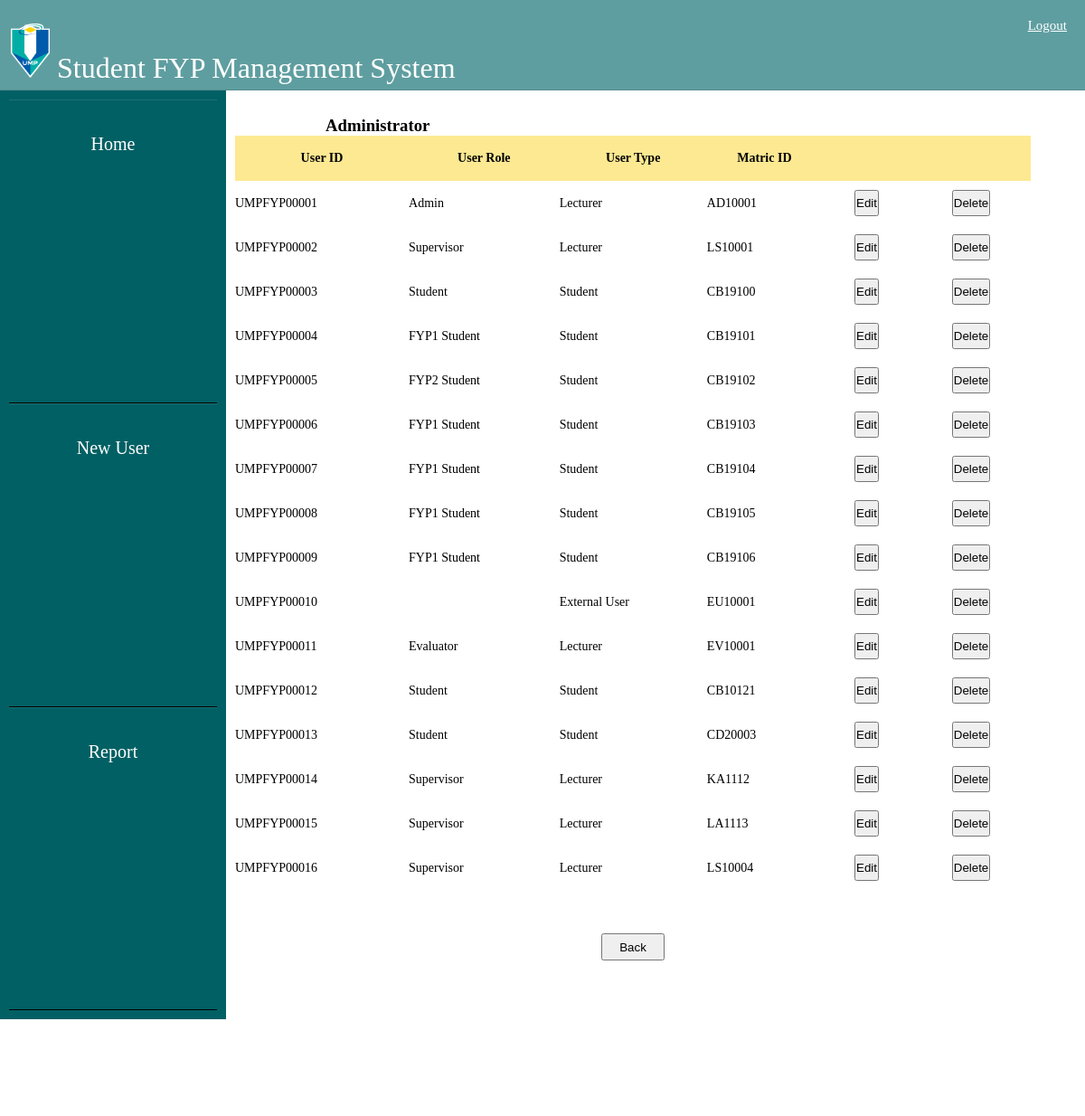
Before: /admin/admin.php?home=true (upper part) with the older database file.
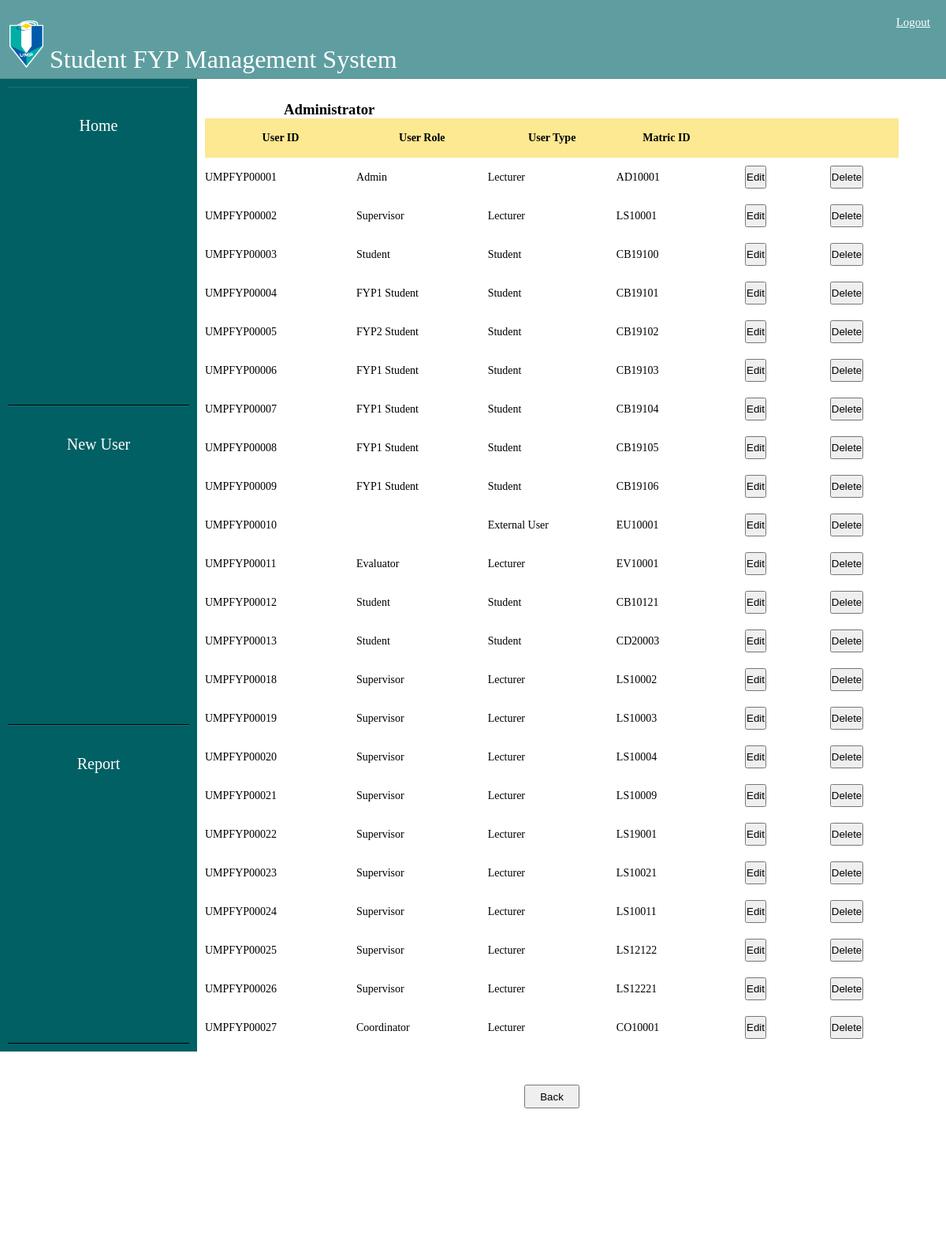
After: the same page with the newer database file.
### tables this page shows
CREATE TABLE `userinfo` (
  `userid` int(11) NOT NULL,
  `matricid` varchar(10) NOT NULL,
  `password` varchar(255) NOT NULL,
  `userrole` varchar(11) DEFAULT NULL,
  `usertype` varchar(11) DEFAULT NULL
);

### admin/home.php (the view, shortened to what this page needs)
<?php
include_once "../include/config.php";
$q = mysqli_query($conn, "SELECT * FROM userinfo ORDER BY userid ASC");
$view = mysqli_num_rows($q);
if($view == 0)
{
    $output = 'No Search Result';
}else
{
    echo "<table>";
    echo "<tr>
        <th>User ID</th>
        <th>User Role</th>
        <th>User Type</th>
        <th>Matric ID</th>
        <th></th>
        <th></th>
        </tr>";
    while($row = mysqli_fetch_array($q))
    {
        echo "<tr>
            <td>".uId($row).$row['userid']."</td>
            <td>".uRole($row)."</td>
            <td>".uType($row)."</td>
            <td>".$row['matricid']."</td>
            <td>
                <form action='../function/edituser.php' method='post' class='edit'>
                    <input type='text' value='".$row['userid']."' name='userid' style='display:none;'>
                    <input type='submit' value='Edit' name='edit'>
                </form>
            </td>
            <td>
                <form action='../function/deleteuser.php' method='post' class='delete'>
                    <input type='text' value='".$row['userid']."' name='userid' style='display:none;'>
                    <input type='submit' value='Delete' name='delete'>
                </form>
            </td>
            </tr>";
    }
    echo "</table>";
}
function uId($row)
{
    if($row['userid']<10)
    {
        return 'UMPFYP0000';
    }
    else if($row['userid']<100)
    {
        return 'UMPFYP000';
    }
    else if($row['userid']<1000)
    {
        return 'UMPFYP00';
    }
}
function uRole($row)
{
    switch($row['userrole'])
    {
        case 'adm':
            return 'Admin';
            break;
        case 'coo':
            return 'Coordinator';
            break;
        case 'sup':
            return 'Supervisor';
            break;
        case 'eva':
            return 'Evaluator';
            break;
        case 'fyp1':
            return 'FYP1 Student';
            break;
        case 'fyp2':
            return 'FYP2 Student';
            break;
        case 'std':
            return 'Student';
            break;
    }
}
function uType($row)
{
    switch($row['usertype'])
    {
        case 'lec':
            return 'Lecturer';
            break;
        case 'std':
            return 'Student';
            break;
        case 'ext':
            return 'External User';
            break;
    }
}
?>

Changed rows visible on the page:
removed userinfo: userid "UMPFYP000", userid "14", userrole "Supervisor", usertype "Lecturer", matricid "KA1112"
removed userinfo: userid "UMPFYP000", userid "15", userrole "Supervisor", usertype "Lecturer", matricid "LA1113"
removed userinfo: userid "UMPFYP000", userid "16", userrole "Supervisor", usertype "Lecturer", matricid "LS10004"
added userinfo: userid "UMPFYP000", userid "18", userrole "Supervisor", usertype "Lecturer", matricid "LS10002"
added userinfo: userid "UMPFYP000", userid "19", userrole "Supervisor", usertype "Lecturer", matricid "LS10003"
added userinfo: userid "UMPFYP000", userid "20", userrole "Supervisor", usertype "Lecturer", matricid "LS10004"
added userinfo: userid "UMPFYP000", userid "21", userrole "Supervisor", usertype "Lecturer", matricid "LS10009"
added userinfo: userid "UMPFYP000", userid "22", userrole "Supervisor", usertype "Lecturer", matricid "LS19001"
added userinfo: userid "UMPFYP000", userid "23", userrole "Supervisor", usertype "Lecturer", matricid "LS10021"
added userinfo: userid "UMPFYP000", userid "24", userrole "Supervisor", usertype "Lecturer", matricid "LS10011"
added userinfo: userid "UMPFYP000", userid "25", userrole "Supervisor", usertype "Lecturer", matricid "LS12122"
added userinfo: userid "UMPFYP000", userid "26", userrole "Supervisor", usertype "Lecturer", matricid "LS12221"
added userinfo: userid "UMPFYP000", userid "27", userrole "Coordinator", usertype "Lecturer", matricid "CO10001"
